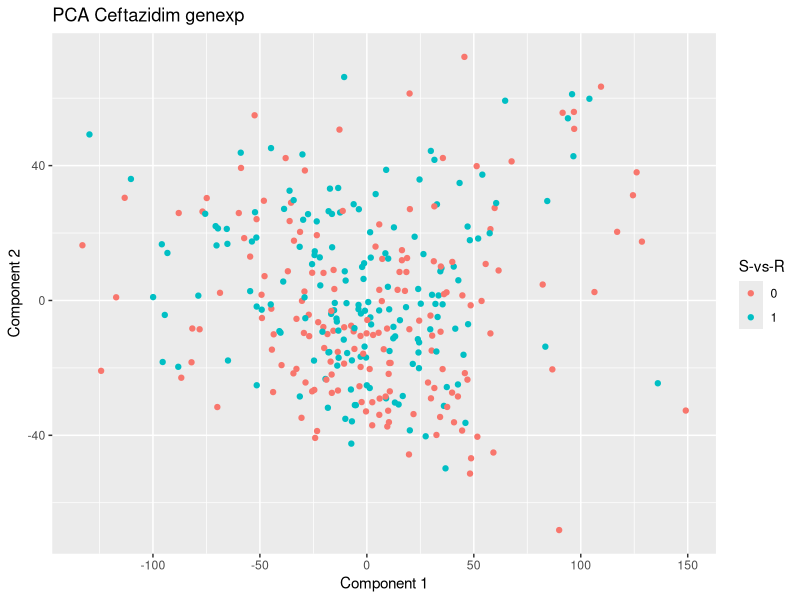
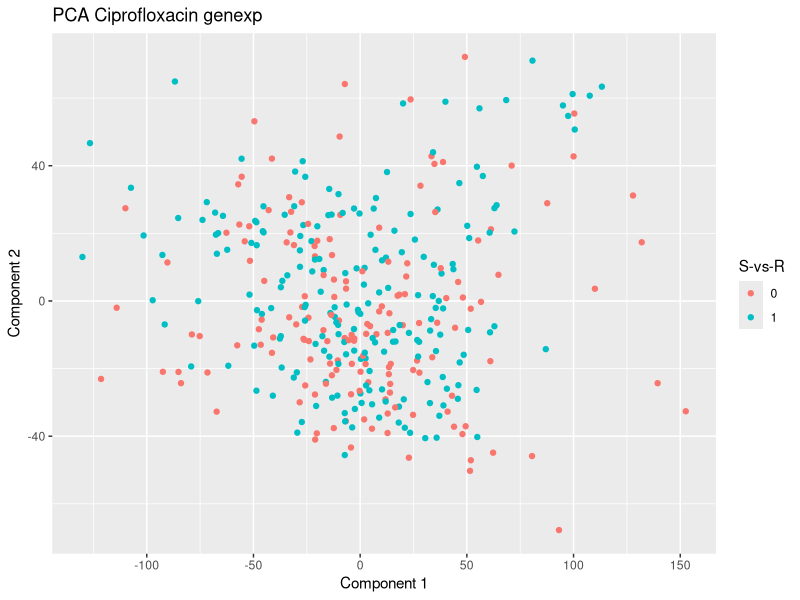
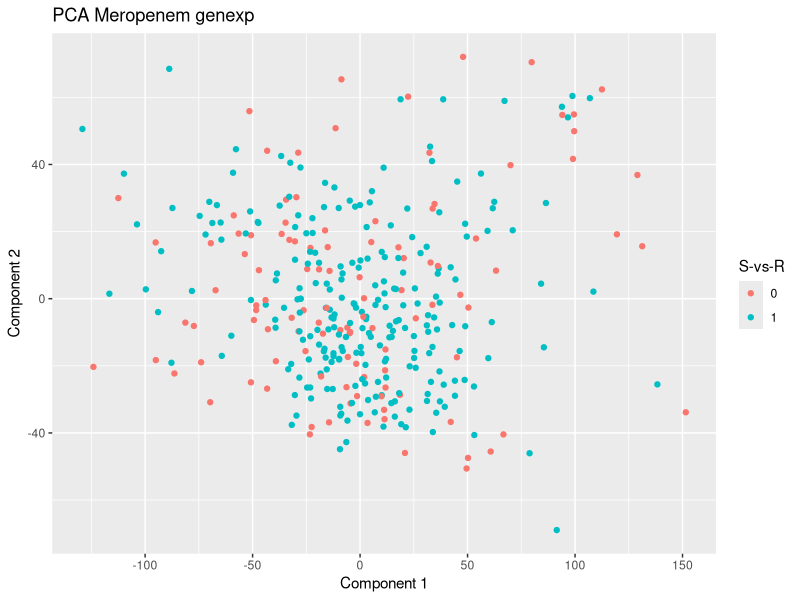
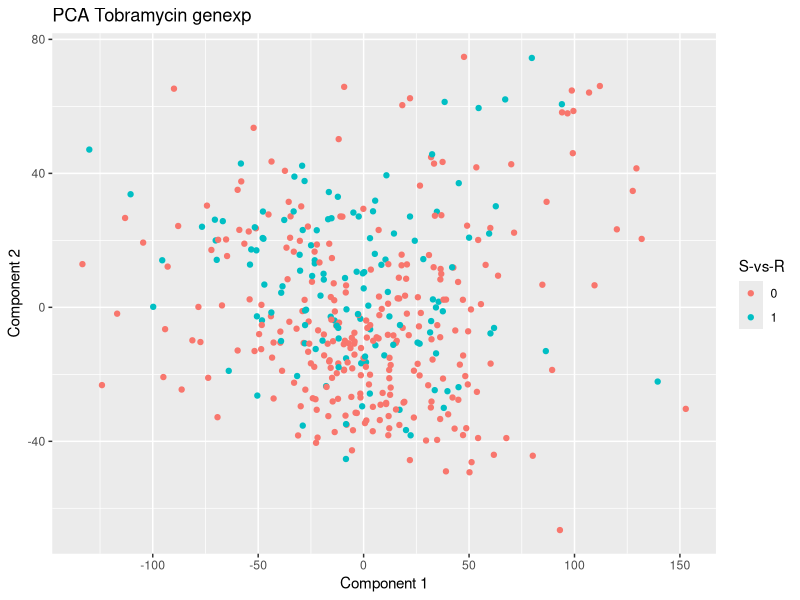
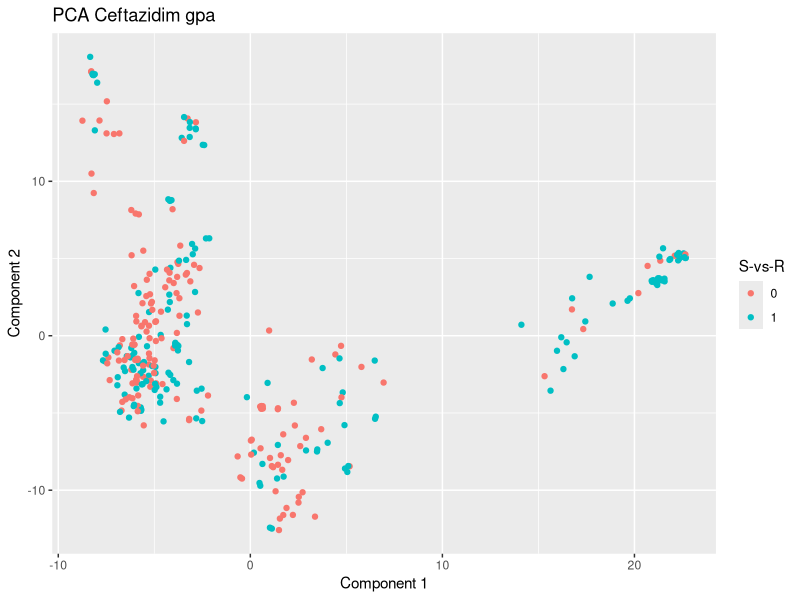
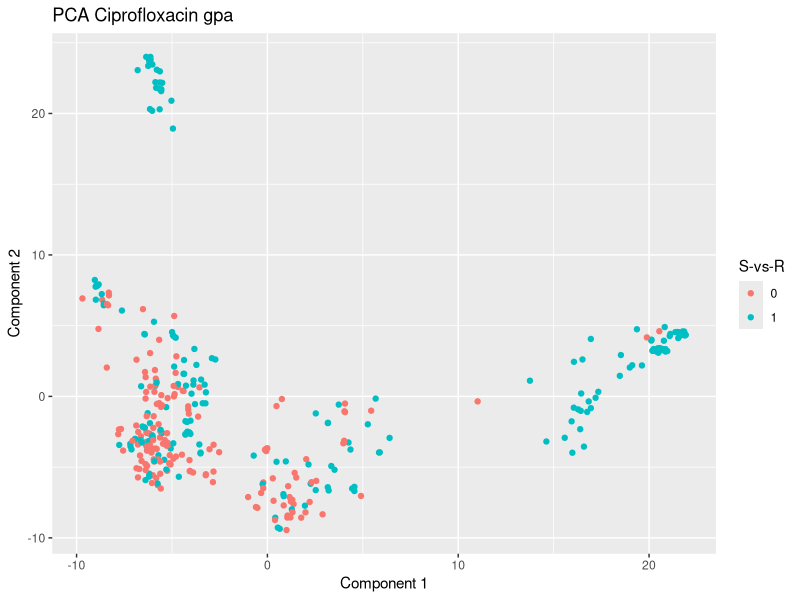
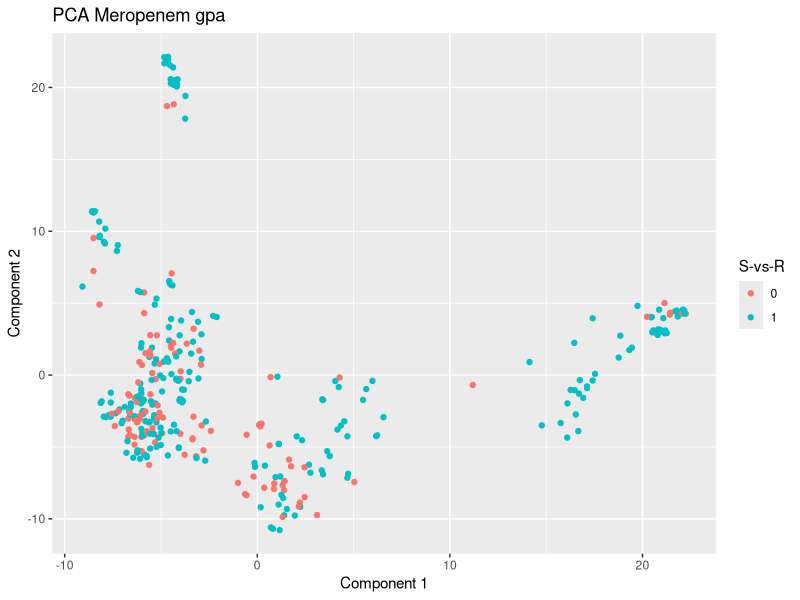
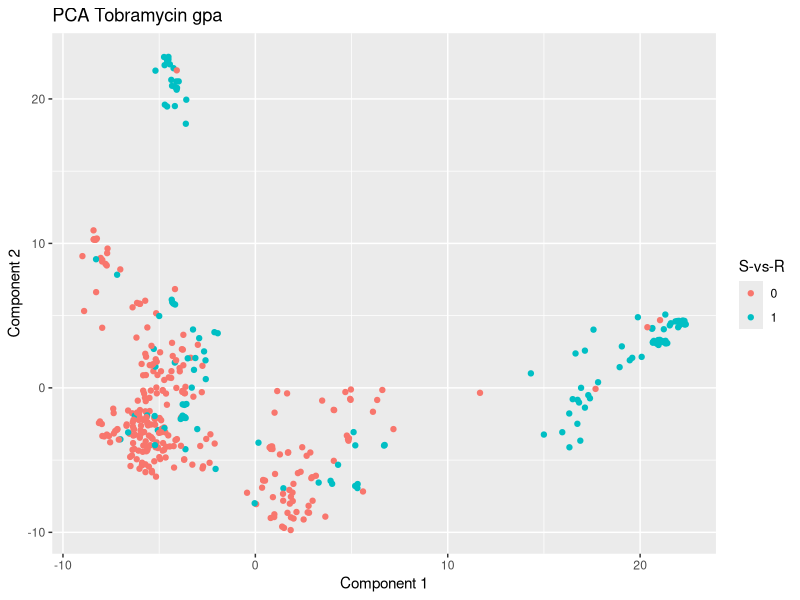

Here is the R script that generated these plots, in order:
#load pca results
library(tidyverse)
pca_cef <- read_csv(
    "pipelines/results/pca/pca_Cef.csv"
)
pca_cip <- read_csv(
    "pipelines/results/pca/pca_Cip.csv"
)
pca_mer <- read_csv(
    "pipelines/results/pca/pca_Mer.csv"
)
pca_tob <- read_csv(
    "pipelines/results/pca/pca_Tob.csv"
)

# create a plot for each feature type and each drug
pca_cef_genexp <- ggplot(data = pca_cef, aes(x = genexp_1, y = genexp_2)) +
    geom_point(aes(color = as.character(Cef))) +
    labs(title = "PCA Ceftazidim genexp", x = "Component 1", y = "Component 2", color = "S-vs-R")
ggsave("plots/figure_2/pca_cef_genexp.png", plot = pca_cef_genexp, width = 6.67, height = 6.67)

pca_cip_genexp <- ggplot(data = pca_cip, aes(x = genexp_1, y = genexp_2)) +
    geom_point(aes(color = as.character(Cip))) +
    labs(title = "PCA Ciprofloxacin genexp", x = "Component 1", y = "Component 2", color = "S-vs-R")
ggsave("plots/figure_2/pca_cip_genexp.png", plot = pca_cip_genexp, width = 6.67, height = 6.67)

pca_mer_genexp <- ggplot(data = pca_mer, aes(x = genexp_1, y = genexp_2)) +
    geom_point(aes(color = as.character(Mer))) +
    labs(title = "PCA Meropenem genexp", x = "Component 1", y = "Component 2", color = "S-vs-R")
ggsave("plots/figure_2/pca_mer_genexp.png", plot = pca_mer_genexp, width = 6.67, height = 6.67)

pca_tob_genexp <- ggplot(data = pca_tob, aes(x = genexp_1, y = genexp_2)) +
    geom_point(aes(color = as.character(Tob))) +
    labs(title = "PCA Tobramycin genexp", x = "Component 1", y = "Component 2", color = "S-vs-R")
ggsave("plots/figure_2/pca_tob_genexp.png", plot = pca_tob_genexp, width = 6.67, height = 6.67)

pca_cef_gpa <- ggplot(data = pca_cef, aes(x = gpa_1, y = gpa_2)) +
    geom_point(aes(color = as.character(Cef))) +
    labs(title = "PCA Ceftazidim gpa", x = "Component 1", y = "Component 2", color = "S-vs-R")
ggsave("plots/figure_2/pca_cef_gpa.png", plot = pca_cef_gpa, width = 6.67, height = 6.67)

pca_cip_gpa <- ggplot(data = pca_cip, aes(x = gpa_1, y = gpa_2)) +
    geom_point(aes(color = as.character(Cip))) +
    labs(title = "PCA Ciprofloxacin gpa", x = "Component 1", y = "Component 2", color = "S-vs-R")
ggsave("plots/figure_2/pca_cip_gpa.png", plot = pca_cip_gpa, width = 6.67, height = 6.67)

pca_mer_gpa <- ggplot(data = pca_mer, aes(x = gpa_1, y = gpa_2)) +
    geom_point(aes(color = as.character(Mer))) +
    labs(title = "PCA Meropenem gpa", x = "Component 1", y = "Component 2", color = "S-vs-R")
ggsave("plots/figure_2/pca_mer_gpa.png", plot = pca_mer_gpa, width = 6.67, height = 6.67)

pca_tob_gpa <- ggplot(data = pca_tob, aes(x = gpa_1, y = gpa_2)) +
    geom_point(aes(color = as.character(Tob))) +
    labs(title = "PCA Tobramycin gpa", x = "Component 1", y = "Component 2", color = "S-vs-R")
ggsave("plots/figure_2/pca_tob_gpa.png", plot = pca_tob_gpa, width = 6.67, height = 6.67)

pca_cef_snps <- ggplot(data = pca_cef, aes(x = snps_1, y = snps_2)) +
    geom_point(aes(color = as.character(Cef))) +
    labs(title = "PCA Ceftazidim snps", x = "Component 1", y = "Component 2", color = "S-vs-R")
ggsave("plots/figure_2/pca_cef_snps.png", plot = pca_cef_snps, width = 6.67, height = 6.67)

pca_cip_snps <- ggplot(data = pca_cip, aes(x = snps_1, y = snps_2)) +
    geom_point(aes(color = as.character(Cip))) +
    labs(title = "PCA Ciprofloxacin snps", x = "Component 1", y = "Component 2", color = "S-vs-R")
ggsave("plots/figure_2/pca_cip_snps.png", plot = pca_cip_snps, width = 6.67, height = 6.67)

pca_mer_snps <- ggplot(data = pca_mer, aes(x = snps_1, y = snps_2)) +
    geom_point(aes(color = as.character(Mer))) +
    labs(title = "PCA Meropenem snps", x = "Component 1", y = "Component 2", color = "S-vs-R")
ggsave("plots/figure_2/pca_mer_snps.png", plot = pca_mer_snps, width = 6.67, height = 6.67)

pca_tob_snps <- ggplot(data = pca_tob, aes(x = snps_1, y = snps_2)) +
    geom_point(aes(color = as.character(Tob))) +
    labs(title = "PCA Tobramycin snps", x = "Component 1", y = "Component 2", color = "S-vs-R")
ggsave("plots/figure_2/pca_tob_snps.png", plot = pca_tob_snps, width = 6.67, height = 6.67)
